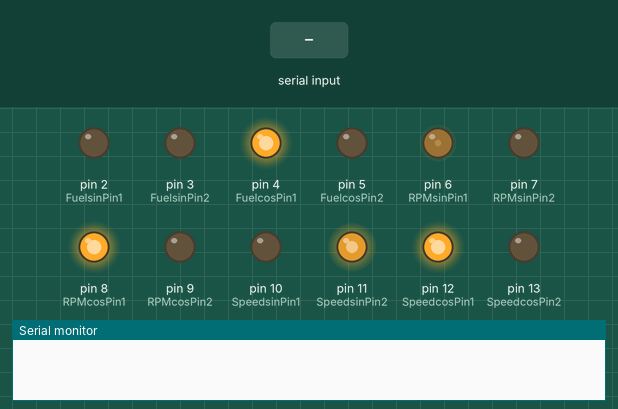
This sketch was run on a simulated Arduino Uno, built with avr-gcc and run on an emulated ATmega328P. On the bench: output pins drawn as LEDs (lit = HIGH), the last lines printed to the serial monitor. Inputs (shaded band) come from the test bench.

Above: at 3.8 s.
At 10.6 s:
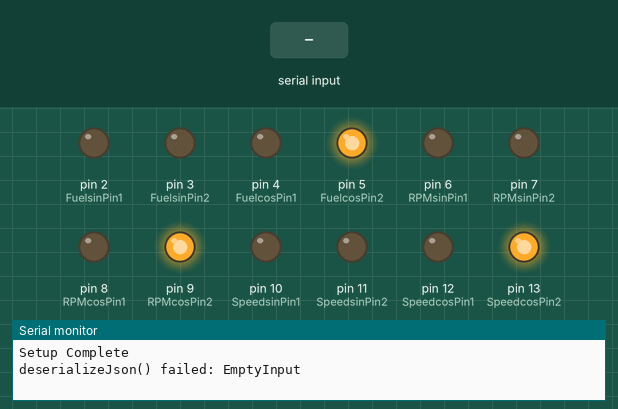
10.7 s: "1\n" received over Serial
At 12.1 s:
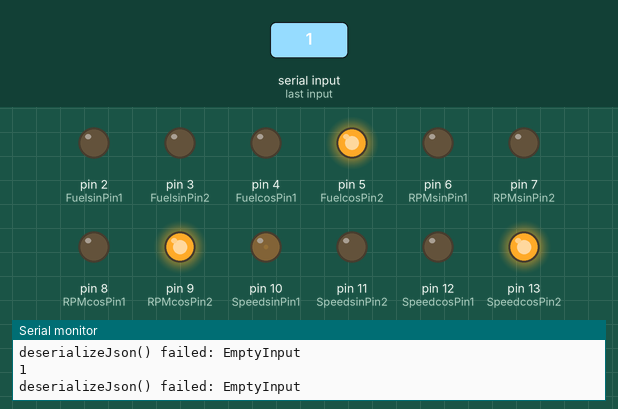
Timing chart, 0 to 13.7 s (numbered marks = the images above; inputs shaded):
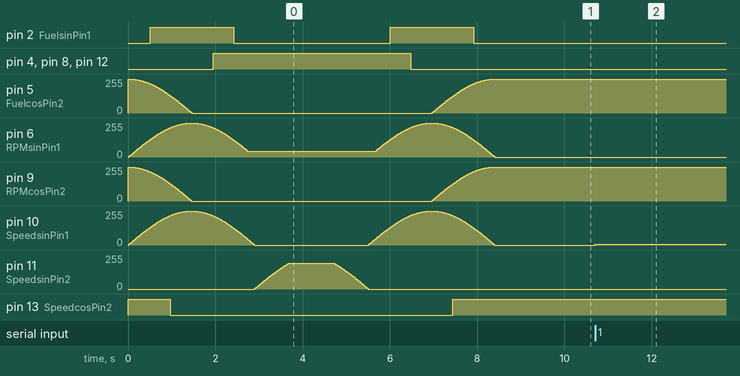

The sketch:

dashcontrol_v1.ino
```cpp
#include <ArduinoJson.h>

int SpeedsinPin1 =  10;
int SpeedsinPin2=  11;
int SpeedcosPin1 =  12;
int SpeedcosPin2 =  13;

int Speedsin1Value=0;
int Speedsin2Value=0;
int Speedcos1Value=0;
int Speedcos2Value=255;

int RPMsinPin1 =  6;
int RPMsinPin2=  7;
int RPMcosPin1 =  8;
int RPMcosPin2 =  9;

int RPMsin1Value=0;
int RPMsin2Value=0;
int RPMcos1Value=0;
int RPMcos2Value=255;


int FuelsinPin1 =  2;
int FuelsinPin2=  3;
int FuelcosPin1 =  4;
int FuelcosPin2 =  5;

int Fuelsin1Value=0;
int Fuelsin2Value=0;
int Fuelcos1Value=0;
int Fuelcos2Value=255;


// Max Angle limita\Angles
int speedLimitAngle=230;
int rpmLimitAngle=170;
int batteryLimitAngle=180;
int fuelLimitAngle=180;
int pressureLimitAngle=180;
int tempLimitAngle=90;

int speedMax=200;
int rpmMax=7000;
int batteryMax=18;
int fuelMax=100;
int pressureMax=80;
int tempmax=260;

int limit=230;

void setPosition(int sinPin1, int sinPin2, int cosPin1, int cosPin2, int sin1Value, int sin2Value, int cos1Value, int cos2Value, int smoothness=5); //Declare default function value

void setup() {

  // wait for hardware serial to appear
  while (!Serial);
  Serial.begin(115200); // opens serial port, sets data rate to 115200 bps

  pinMode(SpeedsinPin1, OUTPUT);
  pinMode(SpeedsinPin2, OUTPUT);
  pinMode(SpeedcosPin1, OUTPUT);
  pinMode(SpeedcosPin2, OUTPUT);

  pinMode(RPMsinPin1, OUTPUT);
  pinMode(RPMsinPin2, OUTPUT);
  pinMode(RPMcosPin1, OUTPUT);
  pinMode(RPMcosPin2, OUTPUT);

  pinMode(FuelsinPin1, OUTPUT);
  pinMode(FuelsinPin2, OUTPUT);
  pinMode(FuelcosPin1, OUTPUT);
  pinMode(FuelcosPin2, OUTPUT);

  int setupSpeed;
  int setupRPM;
  int setupFuel;

  // Cycle Gauge
  for (int i=0; i<=limit;i++){

    setupSpeed=checkGageLimit (i,speedLimitAngle);
    setupRPM=checkGageLimit (i,rpmLimitAngle);
    setupFuel=checkGageLimit (i,fuelLimitAngle);

    calcValues(setupSpeed, &Speedsin1Value, &Speedsin2Value, &Speedcos1Value, &Speedcos2Value);
    setPosition(SpeedsinPin1,SpeedsinPin2, SpeedcosPin1, SpeedcosPin2, Speedsin1Value, Speedsin2Value, Speedcos1Value, Speedcos2Value );

    calcValues(setupRPM, &RPMsin1Value, &RPMsin2Value, &RPMcos1Value, &RPMcos2Value);
    setPosition(RPMsinPin1,RPMsinPin2, RPMcosPin1, RPMcosPin2, RPMsin1Value, RPMsin2Value, RPMcos1Value, RPMcos2Value );

    calcValues(setupFuel, &Fuelsin1Value, &Fuelsin2Value, &Fuelcos1Value, &Fuelcos2Value);
    setPosition(FuelsinPin1,FuelsinPin2, FuelcosPin1, FuelcosPin2, Fuelsin1Value, Fuelsin2Value, Fuelcos1Value, Fuelcos2Value );

  }
  delay(1000);
  for (int i=(limit-1); i>=0;i--){

    setupSpeed=checkGageLimit (i,speedLimitAngle);
    setupRPM=checkGageLimit (i,rpmLimitAngle);
    setupFuel=checkGageLimit (i,fuelLimitAngle);

    calcValues(setupSpeed, &Speedsin1Value, &Speedsin2Value, &Speedcos1Value, &Speedcos2Value);
    setPosition(SpeedsinPin1,SpeedsinPin2, SpeedcosPin1, SpeedcosPin2, Speedsin1Value, Speedsin2Value, Speedcos1Value, Speedcos2Value);

    calcValues(setupRPM, &RPMsin1Value, &RPMsin2Value, &RPMcos1Value, &RPMcos2Value);
    setPosition(RPMsinPin1,RPMsinPin2, RPMcosPin1, RPMcosPin2, RPMsin1Value, RPMsin2Value, RPMcos1Value, RPMcos2Value );

    calcValues(setupFuel, &Fuelsin1Value, &Fuelsin2Value, &Fuelcos1Value, &Fuelcos2Value);
    setPosition(FuelsinPin1,FuelsinPin2, FuelcosPin1, FuelcosPin2, Fuelsin1Value, Fuelsin2Value, Fuelcos1Value, Fuelcos2Value );
  }
  delay(1000);


  Serial.println("Setup Complete");
}

StaticJsonDocument<200> doc;
String message;
int count=0;

void loop() {

  count++;
  message = Serial.readStringUntil('\n');
  //Serial.println(String (count));
  //Serial.println(message);

  // Deserialize the JSON document
  DeserializationError error = deserializeJson(doc, message);

  // Test if parsing succeeds.
  if (error) {
    Serial.print(F("deserializeJson() failed: "));
    Serial.println(error.f_str());
  }
  else{
    Serial.println(message);
    float vspeed = doc["speed"]; // 200
    float rpm = doc["rpm"]; // 10000
    float fuel = doc["fuel"]; // 1000
    float oiltemp = doc["oiltemp"]; // 100
    float oilpres = doc["oilpres"]; // 100

    float gageAngle=0;

    // Convert reading to angles before calling calcValues
    vspeed=checkGageLimit (vspeed,speedMax);
    gageAngle = 1.840542 + 1.795234*vspeed - 0.003303285*pow(vspeed, 2);
    calcValues(gageAngle, &Speedsin1Value, &Speedsin2Value, &Speedcos1Value, &Speedcos2Value);
    setPosition(SpeedsinPin1,SpeedsinPin2, SpeedcosPin1, SpeedcosPin2, Speedsin1Value, Speedsin2Value, Speedcos1Value, Speedcos2Value);

    rpm=checkGageLimit (rpm,rpmMax);
    gageAngle = 0.1539103 + 0.02892786*rpm - 8.327303e-7*pow(rpm,2);
    calcValues(gageAngle, &RPMsin1Value, &RPMsin2Value, &RPMcos1Value, &RPMcos2Value);
    setPosition(RPMsinPin1,RPMsinPin2, RPMcosPin1, RPMcosPin2, RPMsin1Value, RPMsin2Value, RPMcos1Value, RPMcos2Value );

    fuel=checkGageLimit (fuel,fuelMax);
    gageAngle = 2.030739 + 2.194218*fuel - 0.004269457*pow(fuel,2);
    calcValues(gageAngle, &Fuelsin1Value, &Fuelsin2Value, &Fuelcos1Value, &Fuelcos2Value);
    setPosition(FuelsinPin1,FuelsinPin2, FuelcosPin1, FuelcosPin2, Fuelsin1Value, Fuelsin2Value, Fuelcos1Value, Fuelcos2Value );


    /*
    Serial.println("***************");
    Serial.print("speed=");
    Serial.println(vspeed);
    Serial.print("rpm=");
    Serial.println(rpm);
    Serial.print("fuel=");
    Serial.println(fuel);
    Serial.print("oiltemp=");
    Serial.println(oiltemp);
    Serial.print("oilpres=");
    Serial.println(oilpres);
    */

  }
}


int checkGageLimit (int askValue, int gageLimit){
    int returnValue=0;
    if (askValue>gageLimit) {
      returnValue=gageLimit;
    }
    else {
      returnValue=askValue;
    }
    return returnValue;
}


void setPosition(int sinPin1, int sinPin2, int cosPin1, int cosPin2, int sin1Value, int sin2Value, int cos1Value, int cos2Value, int smoothness){
  // Move air core gauge
  analogWrite(sinPin1, sin1Value);
  analogWrite(sinPin2, sin2Value);
  analogWrite(cosPin1, cos1Value);
  analogWrite(cosPin2, cos2Value);

  delay(smoothness);
}

int calcValues(int angle, int* sin1Value, int* sin2Value, int* cos1Value, int* cos2Value){
  float pi=3.14159;
  int scale=255;
  // Compute pin values based on position
  float positionRad=angle*pi/180;
  float sinCalc=scale*sin(positionRad);
  float cosCalc=scale*cos(positionRad-pi); // handle 180 phase shift
  if (sinCalc>0){
    *sin1Value=abs(sinCalc);
  }
  else{
    *sin1Value=0;
  }
  if (sinCalc<0){
    *sin2Value=abs(sinCalc);
  }
  else{
    *sin2Value=0;
  }

  if (cosCalc>0){
    *cos1Value=abs(cosCalc);
  }
  else{
    *cos1Value=0;
  }
  if (cosCalc<0){
    *cos2Value=abs(cosCalc);
  }
  else{
    *cos2Value=0;
  }
}
```

Measured:
- after the input at 10.7 s, pin 5 (FuelcosPin2): 255/255 → 254/255 at once; pin 10 (SpeedsinPin1): 0/255 → 4/255 at once
